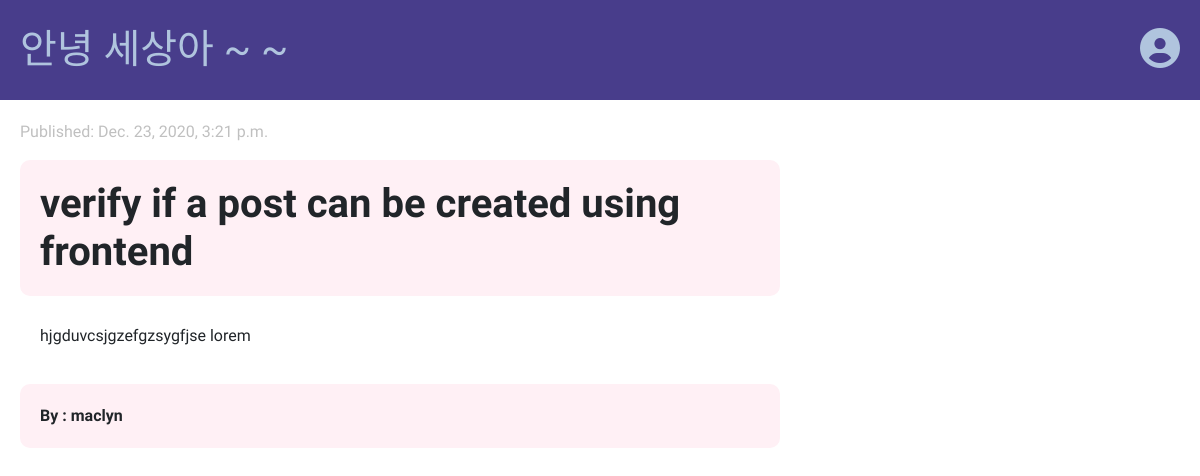
The page /post/7/ on the database as committed earlier.
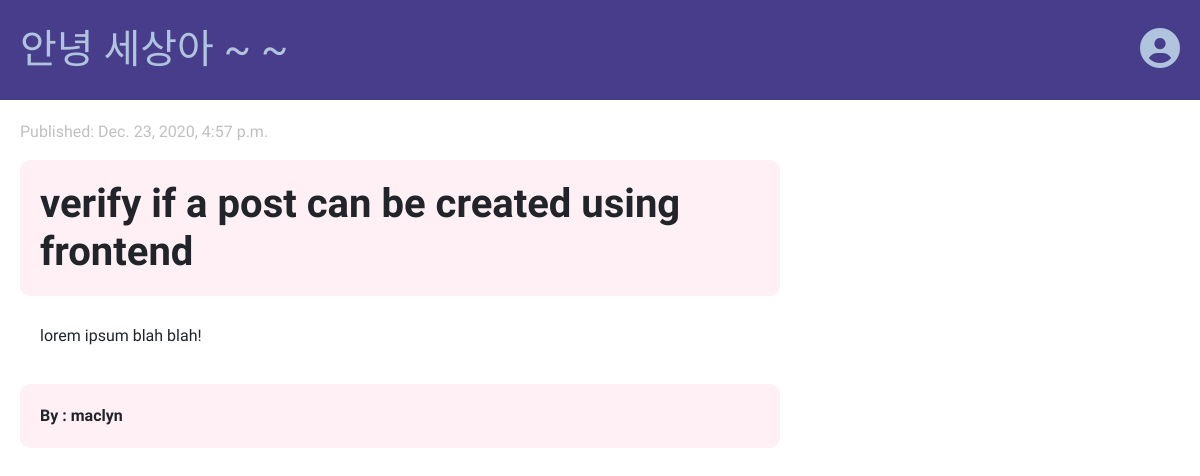
The same page on the database as committed later.
### blog/models.py (models this page shows, shortened)
class Post(models.Model):
    author = models.ForeignKey('auth.User', on_delete=models.CASCADE)
    title = models.CharField(max_length=250)
    text = models.TextField()
    created_date = models.DateTimeField(default=timezone.now)
    published_date = models.DateTimeField(blank=True, null=True)

### blog/views.py (the view)
# urls.py: path('post/<int:primary_key>/', views.post_details, name='post_details'),
def post_details(request, primary_key):
    post = get_object_or_404(Post, pk=primary_key)
    post_for_front_end = {
        'post_details': post
    }
    return render(request, 'blog/post_details.html', post_for_front_end)

### blog/templates/blog/post_details.html (shortened to what this page needs)
{% extends 'blog/base_page.html' %}
{% block content %}
    <div class="">
        <div class="details-header-row">
            {% if post_details.published_date %}
                <p class="date">Published: {{ post_details.published_date }}</p>
            {% endif %}
        </div>
        <h1 class="details-title">{{ post_details.title }}</h1>
        <p class="details-text">{{ post_details.text | linebreaksbr }}</p>
        <p class="details-author">By : {{ post_details.author }}</p>
    </div>
{% endblock %}

Rows that differ between the two databases and show on the page:
changed Post "verify if a post can be created using frontend": published_date "Dec. 23, 2020, 3:21 p.m." → "Dec. 23, 2020, 4:57 p.m."; text "hjgduvcsjgzefgzsygfjse lorem" → "lorem ipsum blah blah!"
